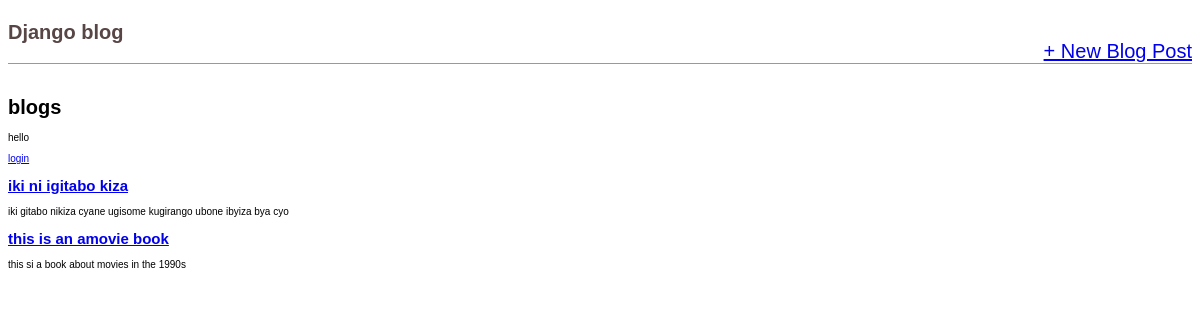
Before: / with the older database file.
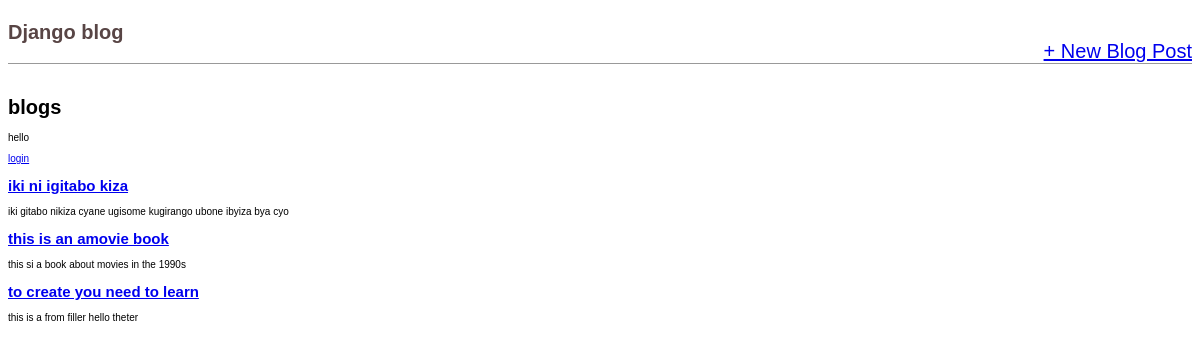
After: the same page with the newer database file.
### blog/models.py (models this page shows, shortened)
class Post(models.Model):
    title = models.CharField(max_length=200)
    body = models.TextField()
    author = models.ForeignKey(
        'auth.user',
        on_delete=models.CASCADE,
    )

### blog/views.py (the view)
# urls.py: path('', BlogListView.as_view(),name = 'home'),
class BlogListView(ListView):
    model = Post
    template_name = "home.html"
    context_object_name = 'all_posts_list'

### templates/home.html
{% extends "base.html" %}
{% block content %}
    <h1>blogs</h1>
    {% if request.user.is_authenticated %}
        <p>hello {{request.user}}</p>
        <form action="{% url 'logout' %}" method="post">
            {% csrf_token %}
            <button>logout</button>
        </form>
    {% else %}
        <p>hello</p>
        <a href="{% url 'login' %}">login</a>
    {% endif %}
    {% for blog in all_posts_list %}
        <div class="post_entry">
            <h2><a href="{% url 'post_details' blog.pk %}">{{ blog.title}}</a></h2>
            <p>{{blog.body}}</p>
        </div>
    {% endfor %}
{% endblock content %}

Changed rows visible on the page:
added Post: title "to create you need to learn", body "this is a from filler hello theter"
